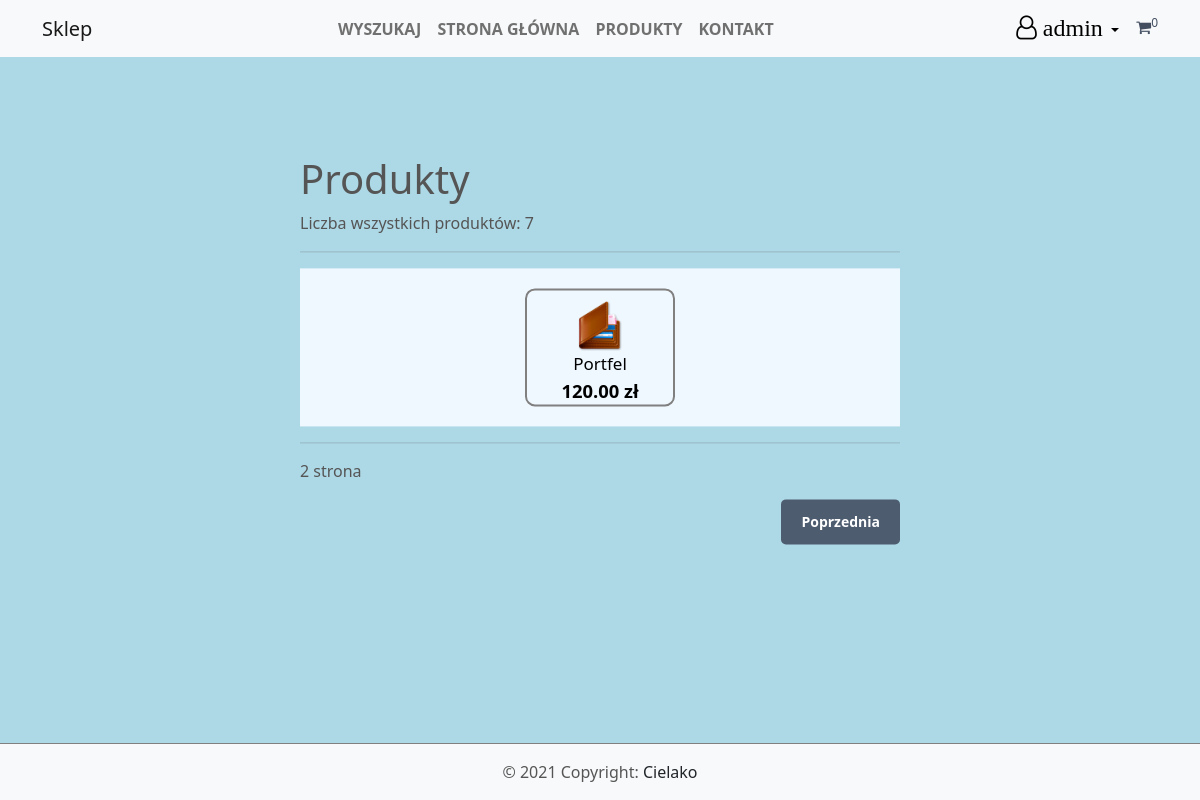
Page /index.php?page=products&p=2 (signed in) on the committed database.
### tables this page shows
CREATE TABLE `products` (
  `id` int(11) NOT NULL,
  `name` varchar(200) NOT NULL,
  `category` varchar(200) NOT NULL,
  `desc` text NOT NULL,
  `price` decimal(7,2) NOT NULL,
  `quantity` int(11) NOT NULL,
  `img` text NOT NULL,
  `date_added` datetime NOT NULL DEFAULT current_timestamp()
);

### index.php (called while the page is built, shortened)
<?php
include 'functions.php';
$page = isset($_GET['page']) && file_exists($_GET['page'] . '.php') ? $_GET['page'] : 'home';
include $page . ".php";
?>

### products.php (the view, shortened to what this page needs)
<?php
$num_products_each_page = 6;
$curr_page = isset($_GET['p']) && is_numeric(($_GET['p'])) ? (int)$_GET['p']:1;
$stmt = $pdo->prepare('SELECT * FROM PRODUCTS ORDER BY date_added DESC LIMIT ?,?');
$stmt->bindValue(1, ($curr_page - 1) * $num_products_each_page, PDO::PARAM_INT);
$stmt->bindValue(2, $num_products_each_page, PDO::PARAM_INT);
$stmt->execute();
$products = $stmt->fetchAll(PDO::FETCH_ASSOC);
$total_products = $pdo->query('SELECT * FROM products')->rowCount();
?>
<?= template_header("Produkty")?>
    <div class="products content-wrapper">
        <h1>Produkty</h1>
        <p>Liczba wszystkich produktów: <?=$total_products?></p>
        <hr>
        <div class="products-wrapper">
            <?php foreach ($products as $product): ?>
                <a href="index.php?page=product&id=<?=$product['id']?>" class="product">
                    <img src="imgs/<?=$product['img']?>" class="rounded" alt="<?=$product['name']?>">
                    <span class="name"><p><?=$product['name']?></p></span>
                    <span class="price">
                        <?=$product['price']?> zł
                    </span>
                </a>
            <?php endforeach; ?>
        </div>
        <hr>
        <?=$curr_page?> strona</p>
        <div class="buttons">
            <?php if($curr_page > 1): ?>
                <a href="index.php?page=products&p=<?=$curr_page - 1 ?>">Poprzednia</a>
            <?php endif; ?>
        </div>
    </div>
<?= template_footer()?>

### css/style.css (style rules this page uses)
html { max-height: 100vh; }
body { display: flex; justify-content: space-between; background-color: lightblue; position: relative; color: #555555; min-height: 100vh; margin: auto 0; }
a { text-decoration: none; }
.content-wrapper { margin: 0 auto; }
main .products-wrapper { display: flex; flex-wrap: wrap; align-items: center; justify-content: center; background-color: aliceblue; }
main .product { display: block; text-align: center; margin:20px 20px 20px 20px ; padding-top: 10px; width: 25%; height: auto; overflow: visible; border-radius: 10px; border: 2px solid gray ; }
main .product img { display: block; margin: auto; max-width: 35%; max-height: 35%; }
main .product p { max-width: 15rem; margin: auto; font-size: calc(5px + 1vw); font-weight: normal; color: black; display: block; }
main .product .price { font-size: calc(10px + 0.70vw); margin-top: 5px ; font-weight: bold; color: #000000; text-align: left; }
main > .products .buttons a { display: inline-block; text-decoration: none; margin-left: 5px; padding: 12px 20px; border: 0; background: #4e5c70; color: #FFFFFF; font-size: 14px; font-weight: bold; border-radius: 5px; }
main > .products .buttons { text-align: right; padding-bottom: 100px; }

### rows in the picture
products: img (picture), name "Portfel", price "120.00"

### other values in the picture
$display_user_login "admin"
$num_items_cart "0"
$total_products "7"
$curr_page "2"
